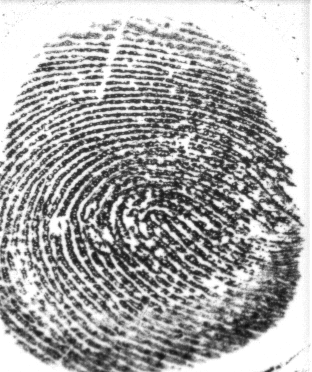
#> input picture immagini/Immagini/impronta1.tif, 312 x 372 px, found by its file name
$ python esercizio_9.py
#> lines starting #> are read from the running program, lines starting #| are printed output that depends on the picture
import numpy as np
import matplotlib.pyplot as plt
import scipy.ndimage as ndi
import skimage.io as io

def elabora(x, r1, r2):
    X = np.fft.fftshift((np.fft.fft2(x)))

    M,N = X.shape
    m = np.fft.fftshift(np.fft.fftfreq(M))
    n = np.fft.fftshift(np.fft.fftfreq(N))
    l,k = np.meshgrid(n,m)

    H = ((np.abs(k)<=r2) & (np.abs(k)>= r1)) & ((np.abs(k)<=r2) & (np.abs(k)>= r1))
    Y = X*H
    omega = np.int8(Y[Y!=0])
    E = np.sum(np.abs(Y[Y!=0])**2)/np.sum(omega)
    return E

if __name__ == '__main__':
    path = 'C:\\Users\\rocco\\Documents\\università\\ESM\\laboratorio\\Immagini\\'
    im1 = path+'impronta1.tif'
    im2 = path+'impronta2.tif'

    x1 = np.float32(io.imread(im1))
#> x1: shape (372, 312) float32; min 15, max 255, mean 170.7
    x2 = np.float32(io.imread(im2))
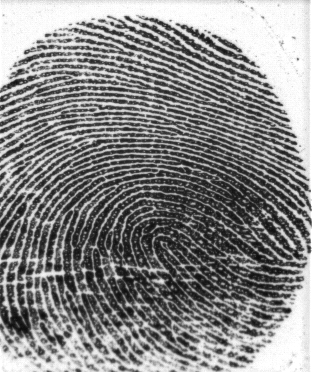
#> input picture immagini/Immagini/impronta2.tif, 312 x 372 px, found by its file name
#> x2: shape (372, 312) float32; min 9, max 255, mean 135.2

    E1 = np.sum(np.abs(x1)**2)
#> E1 = 4e+09
    E2 = np.sum(np.abs(x2)**2)
#> E2 = 2.78e+09

    r1, r2 = (0.10, 0.25)
    EM1 = elabora(x1, r1, r2)
#> in elabora, `E = np.sum(np.abs(Y[Y!=0])**2)/np.sum(omega)`: E = -545472655.9
#> EM1 = -545472655.9
    EM2 = elabora(x2, r1, r2)
#> EM2 = -744162754.6

    d1 = EM1/E1
#> d1 = -0.136
    d2 = EM2/E2
#> d2 = -0.267

    if d1 > d2:
        print('impronta 1 vera')
    else:
        print('impronta 2 vera')

    plt.figure(1)
    plt.subplot(1,2,1)
    plt.imshow(x1, clim=[0,255], cmap='gray')
    plt.title('impronta 1')
    plt.subplot(1,2,2)
    plt.imshow(x2, clim=[0,255], cmap='gray')
    plt.title('impronta 2')
    plt.show()
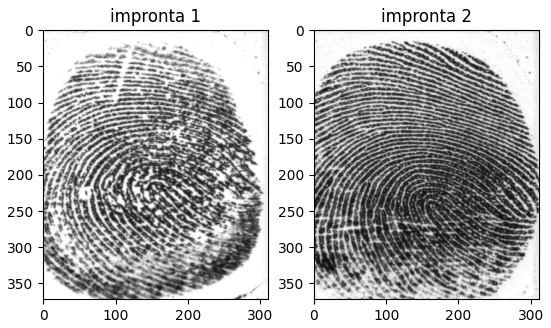
#> figure drawn by matplotlib, 2 panels
